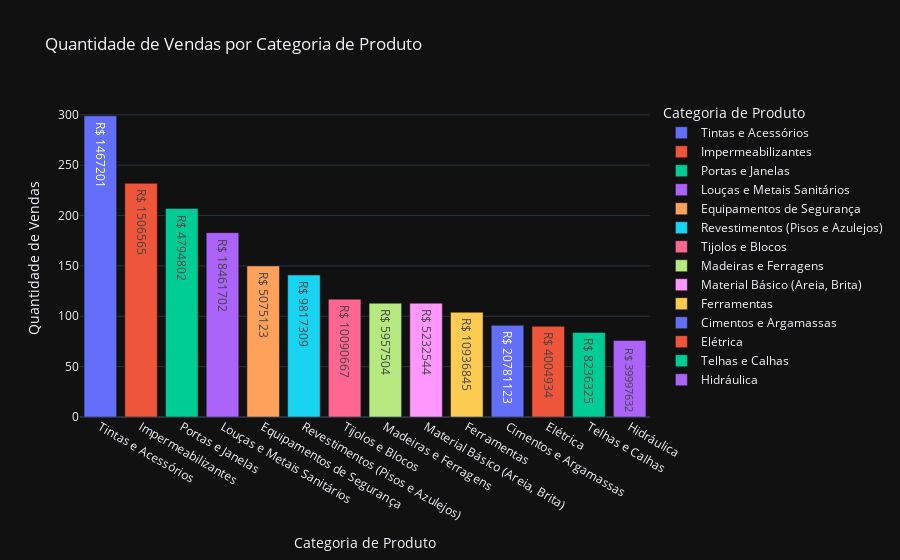

This figure's notebook cell:
### Code cell
fig_barras = px.bar(
    categoria_vendas,
    x='Categoria_Produto',  
    y='Quantidade_Vendas',
    title='Quantidade de Vendas por Categoria de Produto',  
    labels={'Categoria_Produto': 'Categoria de Produto', 'Quantidade_Vendas': 'Quantidade de Vendas'},
    color='Categoria_Produto', # Opcional: colore as barras por categoria de produto
    template='plotly_dark', # Define um tema para o gráfico
    text=' R$ ' + categoria_vendas['Valor_Total_Vendas'].astype(str) # Exibe o valor total de vendas em cada barra, formatado como moeda brasileira
)

fig_barras.show()

### Figure 1 — Plotly figure (JSON) as saved in the notebook; plotly's stock layout.template omitted (floating-point values rounded to 4 significant figures)
{"data": [{"alignmentgroup": "True", "hovertemplate": "Categoria de Produto=%{x}<br>Quantidade de Vendas=%{y}<br>text=%{text}<extra></extra>", "legendgroup": "Tintas e Acessórios", "marker": {"color": "#636efa", "pattern": {"shape": ""}}, "name": "Tintas e Acessórios", "offsetgroup": "Tintas e Acessórios", "orientation": "v", "showlegend": true, "text": [" R$ 1467201"], "textposition": "auto", "type": "bar", "x": ["Tintas e Acessórios"], "xaxis": "x", "y": [299], "yaxis": "y"}, {"alignmentgroup": "True", "hovertemplate": "Categoria de Produto=%{x}<br>Quantidade de Vendas=%{y}<br>text=%{text}<extra></extra>", "legendgroup": "Impermeabilizantes", "marker": {"color": "#EF553B", "pattern": {"shape": ""}}, "name": "Impermeabilizantes", "offsetgroup": "Impermeabilizantes", "orientation": "v", "showlegend": true, "text": [" R$ 1506565"], "textposition": "auto", "type": "bar", "x": ["Impermeabilizantes"], "xaxis": "x", "y": [232], "yaxis": "y"}, {"alignmentgroup": "True", "hovertemplate": "Categoria de Produto=%{x}<br>Quantidade de Vendas=%{y}<br>text=%{text}<extra></extra>", "legendgroup": "Portas e Janelas", "marker": {"color": "#00cc96", "pattern": {"shape": ""}}, "name": "Portas e Janelas", "offsetgroup": "Portas e Janelas", "orientation": "v", "showlegend": true, "text": [" R$ 4794802"], "textposition": "auto", "type": "bar", "x": ["Portas e Janelas"], "xaxis": "x", "y": [207], "yaxis": "y"}, {"alignmentgroup": "True", "hovertemplate": "Categoria de Produto=%{x}<br>Quantidade de Vendas=%{y}<br>text=%{text}<extra></extra>", "legendgroup": "Louças e Metais Sanitários", "marker": {"color": "#ab63fa", "pattern": {"shape": ""}}, "name": "Louças e Metais Sanitários", "offsetgroup": "Louças e Metais Sanitários", "orientation": "v", "showlegend": true, "text": [" R$ 18461702"], "textposition": "auto", "type": "bar", "x": ["Louças e Metais Sanitários"], "xaxis": "x", "y": [183], "yaxis": "y"}, {"alignmentgroup": "True", "hovertemplate": "Categoria de Produto=%{x}<br>Quantidade de Vendas=%{y}<br>text=%{text}<extra></extra>", "legendgroup": "Equipamentos de Segurança", "marker": {"color": "#FFA15A", "pattern": {"shape": ""}}, "name": "Equipamentos de Segurança", "offsetgroup": "Equipamentos de Segurança", "orientation": "v", "showlegend": true, "text": [" R$ 5075123"], "textposition": "auto", "type": "bar", "x": ["Equipamentos de Segurança"], "xaxis": "x", "y": [150], "yaxis": "y"}, {"alignmentgroup": "True", "hovertemplate": "Categoria de Produto=%{x}<br>Quantidade de Vendas=%{y}<br>text=%{text}<extra></extra>", "legendgroup": "Revestimentos (Pisos e Azulejos)", "marker": {"color": "#19d3f3", "pattern": {"shape": ""}}, "name": "Revestimentos (Pisos e Azulejos)", "offsetgroup": "Revestimentos (Pisos e Azulejos)", "orientation": "v", "showlegend": true, "text": [" R$ 9817309"], "textposition": "auto", "type": "bar", "x": ["Revestimentos (Pisos e Azulejos)"], "xaxis": "x", "y": [141], "yaxis": "y"}, {"alignmentgroup": "True", "hovertemplate": "Categoria de Produto=%{x}<br>Quantidade de Vendas=%{y}<br>text=%{text}<extra></extra>", "legendgroup": "Tijolos e Blocos", "marker": {"color": "#FF6692", "pattern": {"shape": ""}}, "name": "Tijolos e Blocos", "offsetgroup": "Tijolos e Blocos", "orientation": "v", "showlegend": true, "text": [" R$ 10090667"], "textposition": "auto", "type": "bar", "x": ["Tijolos e Blocos"], "xaxis": "x", "y": [117], "yaxis": "y"}, {"alignmentgroup": "True", "hovertemplate": "Categoria de Produto=%{x}<br>Quantidade de Vendas=%{y}<br>text=%{text}<extra></extra>", "legendgroup": "Madeiras e Ferragens", "marker": {"color": "#B6E880", "pattern": {"shape": ""}}, "name": "Madeiras e Ferragens", "offsetgroup": "Madeiras e Ferragens", "orientation": "v", "showlegend": true, "text": [" R$ 5957504"], "textposition": "auto", "type": "bar", "x": ["Madeiras e Ferragens"], "xaxis": "x", "y": [113], "yaxis": "y"}, {"alignmentgroup": "True", "hovertemplate": "Categoria de Produto=%{x}<br>Quantidade de Vendas=%{y}<br>text=%{text}<extra></extra>", "legendgroup": "Material Básico (Areia, Brita)", "marker": {"color": "#FF97FF", "pattern": {"shape": ""}}, "name": "Material Básico (Areia, Brita)", "offsetgroup": "Material Básico (Areia, Brita)", "orientation": "v", "showlegend": true, "text": [" R$ 5232544"], "textposition": "auto", "type": "bar", "x": ["Material Básico (Areia, Brita)"], "xaxis": "x", "y": [113], "yaxis": "y"}, {"alignmentgroup": "True", "hovertemplate": "Categoria de Produto=%{x}<br>Quantidade de Vendas=%{y}<br>text=%{text}<extra></extra>", "legendgroup": "Ferramentas", "marker": {"color": "#FECB52", "pattern": {"shape": ""}}, "name": "Ferramentas", "offsetgroup": "Ferramentas", "orientation": "v", "showlegend": true, "text": [" R$ 10936845"], "textposition": "auto", "type": "bar", "x": ["Ferramentas"], "xaxis": "x", "y": [104], "yaxis": "y"}, {"alignmentgroup": "True", "hovertemplate": "Categoria de Produto=%{x}<br>Quantidade de Vendas=%{y}<br>text=%{text}<extra></extra>", "legendgroup": "Cimentos e Argamassas", "marker": {"color": "#636efa", "pattern": {"shape": ""}}, "name": "Cimentos e Argamassas", "offsetgroup": "Cimentos e Argamassas", "orientation": "v", "showlegend": true, "text": [" R$ 20781123"], "textposition": "auto", "type": "bar", "x": ["Cimentos e Argamassas"], "xaxis": "x", "y": [91], "yaxis": "y"}, {"alignmentgroup": "True", "hovertemplate": "Categoria de Produto=%{x}<br>Quantidade de Vendas=%{y}<br>text=%{text}<extra></extra>", "legendgroup": "Elétrica", "marker": {"color": "#EF553B", "pattern": {"shape": ""}}, "name": "Elétrica", "offsetgroup": "Elétrica", "orientation": "v", "showlegend": true, "text": [" R$ 4004934"], "textposition": "auto", "type": "bar", "x": ["Elétrica"], "xaxis": "x", "y": [90], "yaxis": "y"}, {"alignmentgroup": "True", "hovertemplate": "Categoria de Produto=%{x}<br>Quantidade de Vendas=%{y}<br>text=%{text}<extra></extra>", "legendgroup": "Telhas e Calhas", "marker": {"color": "#00cc96", "pattern": {"shape": ""}}, "name": "Telhas e Calhas", "offsetgroup": "Telhas e Calhas", "orientation": "v", "showlegend": true, "text": [" R$ 8236325"], "textposition": "auto", "type": "bar", "x": ["Telhas e Calhas"], "xaxis": "x", "y": [84], "yaxis": "y"}, {"alignmentgroup": "True", "hovertemplate": "Categoria de Produto=%{x}<br>Quantidade de Vendas=%{y}<br>text=%{text}<extra></extra>", "legendgroup": "Hidráulica", "marker": {"color": "#ab63fa", "pattern": {"shape": ""}}, "name": "Hidráulica", "offsetgroup": "Hidráulica", "orientation": "v", "showlegend": true, "text": [" R$ 39997632"], "textposition": "auto", "type": "bar", "x": ["Hidráulica"], "xaxis": "x", "y": [76], "yaxis": "y"}], "layout": {"barmode": "relative", "legend": {"title": {"text": "Categoria de Produto"}, "tracegroupgap": 0}, "title": {"text": "Quantidade de Vendas por Categoria de Produto"}, "xaxis": {"anchor": "y", "categoryarray": ["Tintas e Acessórios", "Impermeabilizantes", "Portas e Janelas", "Louças e Metais Sanitários", "Equipamentos de Segurança", "Revestimentos (Pisos e Azulejos)", "Tijolos e Blocos", "Madeiras e Ferragens", "Material Básico (Areia, Brita)", "Ferramentas", "Cimentos e Argamassas", "Elétrica", "Telhas e Calhas", "Hidráulica"], "categoryorder": "array", "domain": [0, 1], "title": {"text": "Categoria de Produto"}}, "yaxis": {"anchor": "x", "domain": [0, 1], "title": {"text": "Quantidade de Vendas"}}}}
